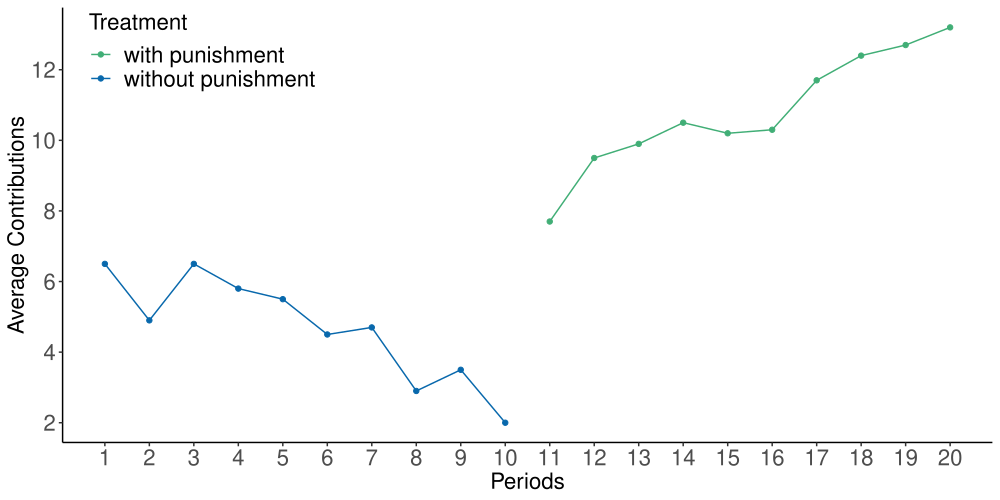

This figure's R source:
library(ggplot2)
library(ggthemes)

FG_2000 <- data.frame("p" = 1:20, 
                     "contrib" = c(6.5, 4.9, 6.5, 5.8, 5.5, 4.5, 4.7, 2.9, 3.5, 2.0,
                                   7.7, 9.5, 9.9, 10.5, 10.2, 10.3, 11.7, 12.4, 12.7, 13.2), 
                     "Treatment" = c("without punishment", "without punishment", "without punishment", "without punishment", "without punishment", "without punishment", "without punishment", "without punishment", "without punishment", "without punishment",
                                   "with punishment", "with punishment", "with punishment", "with punishment", "with punishment", "with punishment", "with punishment", "with punishment", "with punishment", "with punishment")
                     )

BHcolors <- c("#41ae76", "#0868ac")

tx3 <- ggplot(data = FG_2000, aes(x = p, y = contrib, col=Treatment)) +
  geom_point() + 
  geom_line() +
  scale_color_manual(values = BHcolors) +
  #scale_shape_manual( values = c(1, 19)) + 
  scale_x_continuous(breaks = scales::pretty_breaks(n = 20), limits = c(1,20)) +
  scale_y_continuous(breaks = scales::pretty_breaks(n = 5)) +
  #scale_fill_discrete("Treatment", breaks=c("wo", "w"),
  #                    labels = c("without punishment", "with punishment")) +
  xlab("Periods") + 
  ylab("Average Contributions") +
  theme_classic() +
  theme(legend.position = c(0.15, 0.9),
axis.title.y = element_text(size = 16),
        legend.text=element_text(size=16),
        axis.text.x = element_text(size = 16),
        axis.text.y = element_text(size = 16),
        axis.title.x = element_text(size = 16),
        legend.title =element_text(size=16)) 
  

print(tx3)

  
ggsave("people/Fehr_Gachter_2000.pdf", width = 10, height = 5)
